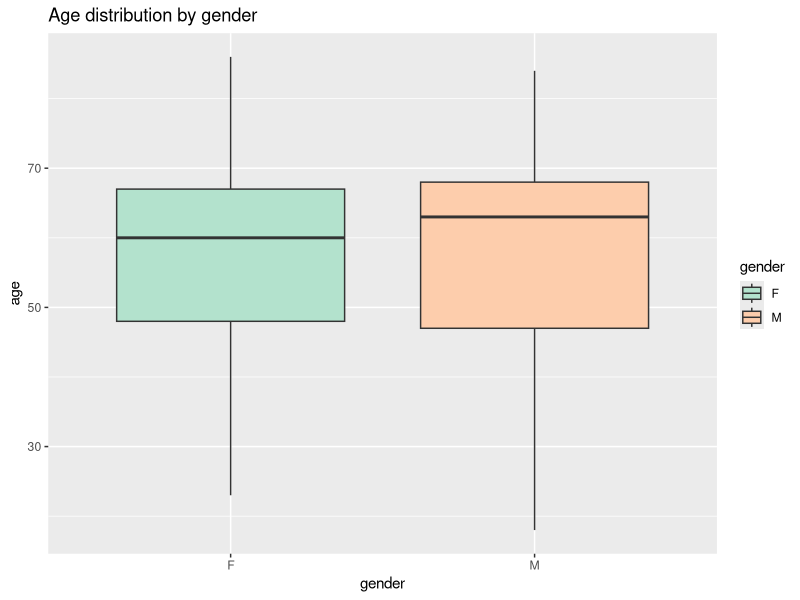
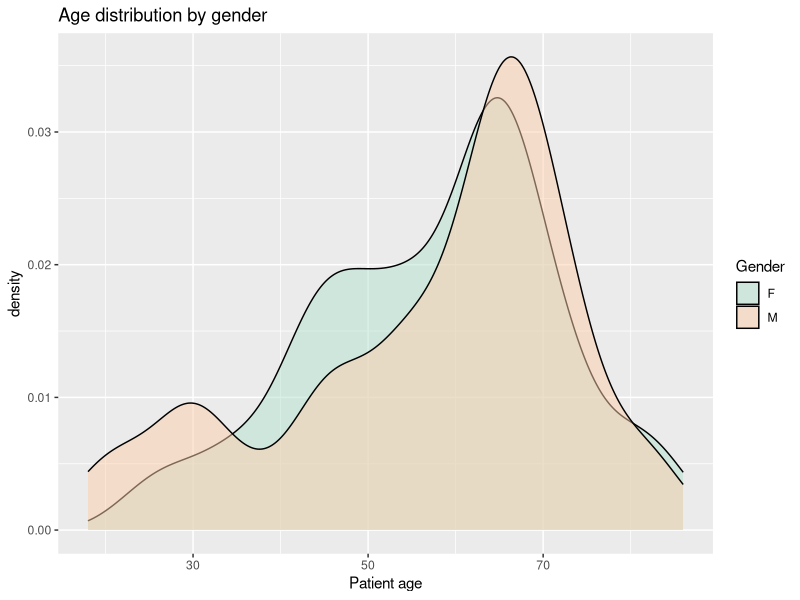

The R source for these figures, in order:
#----Visualization----####
# Date: 2025-09-09
# Author: psykodentopat
# File name: 2025-09-09_visualization.R
# Description: Script for visualization of exam data for psykodentopat.
#
#
# Project: psykodentopat_exam.Rproj

# SETUP ----
library(here)
library(tidyverse)
library(patchwork)
library(ggplot2)

# Load data
joined_exam_data <- read_delim(here("data", "joined_exam_data_2025-09-09.txt"))

# Explore
glimpse(joined_exam_data)
skimr::skim(joined_exam_data)

# Changing from character to factor
joined_exam_data <- joined_exam_data %>% 
  mutate(across(where(is.character), as.factor))

# Exploring whether the age distribution of patients differs by gender
## Numerical summery
joined_exam_data %>%
  group_by(gender) %>%
  summarise(
    mean_age = mean(age, na.rm = TRUE),
    sd_age   = sd(age, na.rm = TRUE),
    min_age  = min(age, na.rm = TRUE),
    max_age  = max(age, na.rm = TRUE),
    n        = n()
  )

## Box plot displaying age distribution by gender
plot_age_distribution_by_gender <- ggplot(joined_exam_data, 
    aes(x = gender, y = age, fill = gender)) +
  geom_boxplot() +
  labs(title = "Age distribution by gender") + 
  scale_fill_brewer(palette = "Pastel2")
plot_age_distribution_by_gender

## Density plot to visualize the full shape of the age distribution by gender
density_age_distribution_by_gender <- ggplot(joined_exam_data, 
                                          aes(x = age, fill = gender)) +
  geom_density(alpha = 0.5) +
  labs(title = "Age distribution by gender", 
       x = "Patient age", 
       fill = "Gender") +
  scale_fill_brewer(palette = "Pastel2")
density_age_distribution_by_gender
  
## T-test to see whether mean age differs between male and female patients (Welch two-sample t-test)
t.test(age ~ gender, data = joined_exam_data)
# p-value = 0.598: There is no statistically significant difference in mean age between genders.


#----End----####
